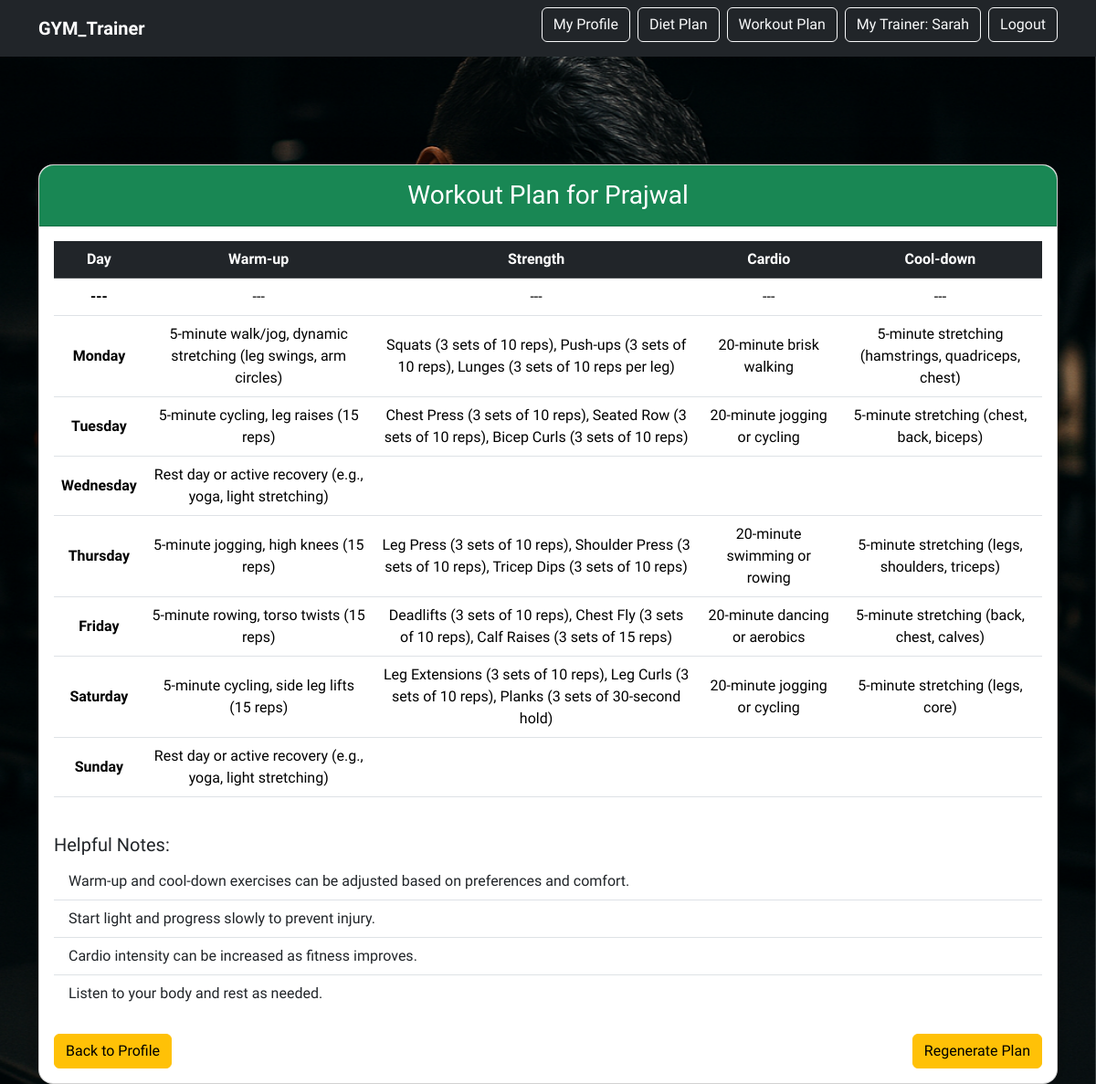
Page /profile/workout-plan/2/ (signed in) on the committed database.
### users/models.py (models this page shows, shortened)
class NewUser(AbstractUser):
    is_trainer = models.BooleanField(default=False)
    class Meta:
        verbose_name = "User"
        verbose_name_plural = "Users"

### userprofile/models.py (models this page shows, shortened)
class UserProfile(models.Model):
    user = models.OneToOneField(settings.AUTH_USER_MODEL, on_delete=models.CASCADE)
    first_name = models.CharField(max_length=30)
    last_name = models.CharField(max_length=30)
    date_of_birth = models.DateField(blank=True, null=True)
    height = models.DecimalField(max_digits=5, decimal_places=2, blank=True, null=True)  # in cm
    weight = models.DecimalField(max_digits=5, decimal_places=2, blank=True, null=True)  # in kg
    smoking = models.BooleanField(choices=[(True, 'Yes'), (False, 'No')], default=False)
    alcohol = models.BooleanField(choices=[(True, 'Yes'), (False, 'No')], default=False)
    FOOD_CHOICES = [
        ('vegetarian', 'Vegetarian'),
        ('non-vegetarian', 'Non-Vegetarian'),
        ('vegan', 'Vegan')
    ]
    food_habits = models.CharField(max_length=20, choices=FOOD_CHOICES, default='non-vegetarian')
    WORKOUT_EXPERIENCE_CHOICES = [
        ('beginner', 'Beginner'),
        ('intermediate', 'Intermediate'),
        ('advanced', 'Advanced')
    ]
    workout_experience = models.CharField(max_length=20, choices=WORKOUT_EXPERIENCE_CHOICES, default='beginner')
    diet_plan = models.JSONField(blank=True, null=True)
    workout_plan = models.JSONField(blank=True, null=True)
    selected_trainer = models.ForeignKey(Trainer, on_delete=models.SET_NULL, null=True, blank=True)

### trainers/models.py (models this page shows, shortened)
class Trainer(models.Model):
    user = models.OneToOneField(settings.AUTH_USER_MODEL, on_delete=models.CASCADE, related_name='trainer')
    Firstname = models.CharField(max_length=100)
    Lastname = models.CharField(max_length=100)
    specialization = models.CharField(max_length=100)
    bio = models.TextField()
    profile_picture = models.ImageField(upload_to='trainers/', blank=True, null=True)

### userprofile/views.py (the view)
# urls.py: path('workout-plan/<int:pk>/', views.generate_workout_plan, name='generate_workout_plan'),
@login_required
def generate_workout_plan(request, pk):
    profile = get_object_or_404(UserProfile, pk=pk, user=request.user)
    if 'regenerate' in request.GET or not profile.workout_plan:
        prompt = generate_workout_prompt(profile)
        response = call_groq_api(prompt)
        print("Groq workout response:", response)
        try:
            workout_table = parse_workout_response(response)
            profile.workout_plan = workout_table
            profile.save()
        except Exception as e:
            print("Failed to parse Groq workout response:", e)
            workout_table = {}
    else:
        workout_table = profile.workout_plan
    workout_notes = [
        "Warm-up and cool-down exercises can be adjusted based on preferences and comfort.",
        "Start light and progress slowly to prevent injury.",
        "Cardio intensity can be increased as fitness improves.",
        "Listen to your body and rest as needed."
    ]
    return render(request, 'userprofile/workout_plan.html', {
        'workout_table': workout_table,
        'workout_notes': workout_notes,
        'profile': profile,
    })

### userprofile/templates/userprofile/workout_plan.html
{% extends 'base.html' %}
{% block content %}
<div class="container mt-5">
  <div class="card shadow-lg rounded-4">
    <div class="card-header bg-success text-white text-center py-3 rounded-top-4">
      <h3 class="mb-0">Workout Plan for {{ profile.first_name }}</h3>
    </div>
    <div class="card-body">
      <div class="table-responsive">
        <table class="table table-hover align-middle text-center">
          <thead class="table-dark">
            <tr>
              <th scope="col">Day</th>
              <th scope="col">Warm-up</th>
              <th scope="col">Strength</th>
              <th scope="col">Cardio</th>
              <th scope="col">Cool-down</th>
            </tr>
          </thead>
          <tbody>
            {% for day, activities in workout_table.items %}
            <tr>
              <th scope="row">{{ day }}</th>
              <td>{{ activities.warmup }}</td>
              <td>{{ activities.strength }}</td>
              <td>{{ activities.cardio }}</td>
              <td>{{ activities.cooldown }}</td>
            </tr>
            {% endfor %}
          </tbody>
        </table>
      </div>
      <div class="mt-4">
        <h5>Helpful Notes:</h5>
        <ul class="list-group list-group-flush">
          {% for note in workout_notes %}
          <li class="list-group-item">{{ note }}</li>
          {% endfor %}
        </ul>
      </div>
      <div class="d-flex justify-content-between mt-4">
        <a href="{% url 'profile_detail' profile.pk %}" class="btn btn-warning">
           Back to Profile
        </a>
        <a href="?regenerate=1" class="btn btn-warning">
          Regenerate Plan
        </a>
      </div>
    </div>
  </div>
</div>
{% endblock %}

### templates/base.html (shortened to what this page needs)
{% load static %}
<!DOCTYPE html>
<html lang="en">
<head>
    <link href="https://cdn.jsdelivr.net/npm/bootstrap@5.3.3/dist/css/bootstrap.min.css" rel="stylesheet">
</head>
<body>
<nav class="navbar navbar-expand-lg navbar-dark">
    <div class="container">
        <a class="navbar-brand" href="{% url 'home' %}">GYM_Trainer</a>
        <div class="collapse navbar-collapse justify-content-end" id="navbarResponsive">
            <div class="d-flex flex-wrap align-items-center gap-2 navbar-buttons">
                {% if user.is_authenticated %}
                    {% if user.is_trainer %}
                        {% if user.trainer %}
                            <a href="{% url 'trainer_dashboard' %}" class="btn btn-outline-light">Trainer Dashboard</a>
                            <a href="{% url 'trainer_detail' user.trainer.pk %}" class="btn btn-outline-light">View Profile</a>
                            <a href="{% url 'trainer_update' user.trainer.pk %}" class="btn btn-outline-light">Edit Profile</a>
                        {% else %}
                            <a href="{% url 'trainer_create' %}" class="btn btn-outline-light">Create Profile</a>
                        {% endif %}
                    {% else %}
                        {% if user.userprofile %}
                            <a href="{% url 'profile_detail' user.userprofile.pk %}" class="btn btn-outline-light">My Profile</a>
                            {% if user.userprofile.diet_plan %}
                                <a href="{% url 'generate_diet_plan' user.userprofile.pk %}" class="btn btn-outline-light">Diet Plan</a>
                            {% endif %}
                            {% if user.userprofile.workout_plan %}
                                <a href="{% url 'generate_workout_plan' user.userprofile.pk %}" class="btn btn-outline-light">Workout Plan</a>
                            {% endif %}
                            {% if user.userprofile.selected_trainer %}
                                <a href="{% url 'my_trainer' %}" class="btn btn-outline-light">My Trainer: {{ user.userprofile.selected_trainer.Firstname }}</a>
                            {% else %}
                                <a href="{% url 'trainer_list' %}" class="btn btn-outline-light">Select a Trainer</a>
                            {% endif %}
                        {% else %}
                            <a href="{% url 'profile_create' %}" class="btn btn-success">Create Profile</a>
                        {% endif %}
                    {% endif %}
                    <form method="post" action="{% url 'logout' %}">
                        <button class="btn btn-outline-light">Logout</button>
                    </form>
                {% else %}
                    <a href="{% url 'users:login' %}" class="btn btn-outline-light">Log In</a>
                    <a href="{% url 'users:signup' %}" class="btn btn-outline-light">Sign Up</a>
                {% endif %}
            </div>
        </div>
    </div>
</nav>
<div class="background-image-wrapper">
    <div class="hero-overlay w-100">
        {% block content %}
        {% endblock %}
    </div>
</div>
</body>
</html>

### rows in the picture
NewUser: userprofile.selected_trainer.Firstname "Sarah"
UserProfile: first_name "Prajwal"

### other values in the picture
{{ day }} "---" "Monday" "Tuesday" "Wednesday" "Thursday" "Friday" "Saturday" "Sunday"
{{ activities.warmup }} "---" "5-minute walk/jog, dynamic stretching (leg swings, arm circles)" "5-minute cycling, leg raises (15 reps)" "Rest day or active recovery (e.g., yoga, light stretching)" "5-minute jogging, high knees (15 reps)" "5-minute rowing, torso twists (15 reps)" "5-minute cycling, side leg lifts (15 reps)" "Rest day or active recovery (e.g., yoga, light stretching)"
{{ activities.strength }} "---" "Squats (3 sets of 10 reps), Push-ups (3 sets of 10 reps), Lunges (3 sets of 10 reps per leg)" "Chest Press (3 sets of 10 reps), Seated Row (3 sets of 10 reps), Bicep Curls (3 sets of 10 reps)" "Leg Press (3 sets of 10 reps), Shoulder Press (3 sets of 10 reps), Tricep Dips (3 sets of 10 reps)" "Deadlifts (3 sets of 10 reps), Chest Fly (3 sets of 10 reps), Calf Raises (3 sets of 15 reps)" "Leg Extensions (3 sets of 10 reps), Leg Curls (3 sets of 10 reps), Planks (3 sets of 30-second hold)"
{{ activities.cardio }} "---" "20-minute brisk walking" "20-minute jogging or cycling" "20-minute swimming or rowing" "20-minute dancing or aerobics" "20-minute jogging or cycling"
{{ activities.cooldown }} "---" "5-minute stretching (hamstrings, quadriceps, chest)" "5-minute stretching (chest, back, biceps)" "5-minute stretching (legs, shoulders, triceps)" "5-minute stretching (back, chest, calves)" "5-minute stretching (legs, core)"
{{ note }} "Warm-up and cool-down exercises can be adjusted based on preferences and comfort." "Start light and progress slowly to prevent injury." "Cardio intensity can be increased as fitness improves." "Listen to your body and rest as needed."
